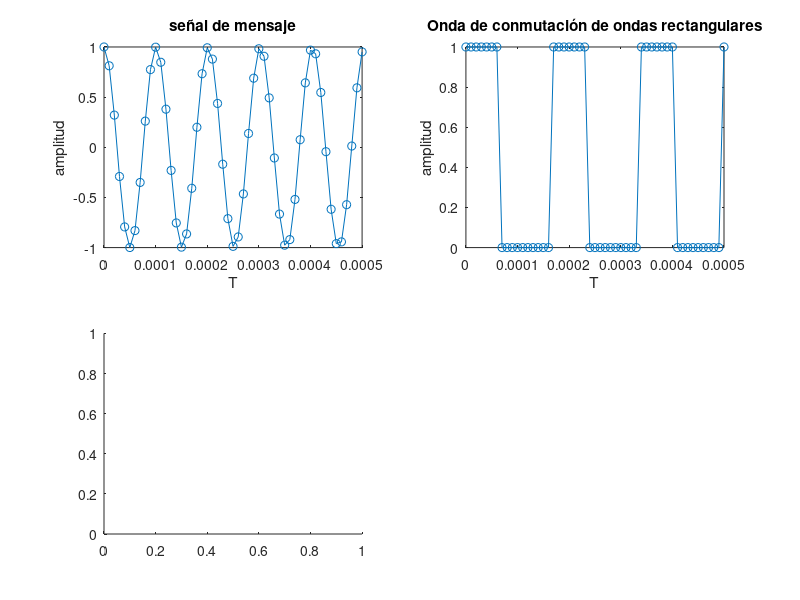

Recreate this plot in MATLAB. (Note: this script raises an error after producing the figure.)
fc=9900; %Frecuencia de la sinusoidal
fm=100000; %Frecuencia de muestreo 1/1e5Hz
fs=6000;   %Frecuencia de la cuadrada
t=0:1/fm:5/fc;% tiempo muestrado a 1e5 HZ, por 5 periodos de sinusoidal
d=0.7e-2*fs; %(tau / Ts) <=> (tau * fs) 
mt=cos(2*pi*fc*t); %Onda analogica sinusoidal
ct=0.5*square(2*pi*fs*t,d)+0.5;%Forma de onda de conmutación de ondas rectangulares
st=mt.*ct;
%figure(1)
%subplot(1,1,1); plot(t,mt,'-o'); title('señal de mensaje'); xlabel('T'); ylabel('amplitud'); */


%figure(2)
%subplot(2,2,1); plot(t,mt,'-o'); title('señal de mensaje'); xlabel('T'); ylabel('amplitud');
%subplot(2,2,2); plot(t,ct,'-o'); title('Onda de conmutación de ondas rectangulares'); xlabel('T'); ylabel('amplitud');
%subplot(2,2,3); plot(t,st1,'-o'); title('PAM muestreo natural'); xlabel('T'); ylabel('amplitud');



%%%%%%%%%%%%%%%%%%%%%%%  PAM muestreo instantaneo %%%%%%%%%%%%%%%%%%%%
for i = 2: length(t)
    if ct(i) == 1 && ct(i-1) == 0 %if the rising edge is detect_encoding    
        st(i) = ct(i) * mt(i); %sampling occurs
    elseif ct(i) == 1 && ct(i-1) == 1 %and while the carrier signal is 1
        st(i) = st(i-1); %the value of y1 remains constant
    else 
        st(i) = 0; %otherwise, st is zero
    end
end

%figure(3)
%subplot(2,1,1); plot(t,mt,'-o'); title('señal de mensaje'); xlabel('T'); ylabel('amplitud');
%subplot(2,1,2); plot(t,st,'-o'); xlabel('T'); ylabel('Amplitud'); title('PAM Muestreo instantaneo')

figure(4)
subplot(2,2,1); plot(t,mt,'-o'); title('señal de mensaje'); xlabel('T'); ylabel('amplitud');
subplot(2,2,2); plot(t,ct,'-o'); title('Onda de conmutación de ondas rectangulares'); xlabel('T'); ylabel('amplitud');
subplot(2,2,3); plot(t,st1,'-o'); title('PAM muestreo natural'); xlabel('T'); ylabel('amplitud');
subplot(2,2,4); plot(t,st,'-o'); xlabel('T'); ylabel('Amplitud'); title('PAM Muestreo instantaneo')

figure(5)
subplot(2,2,1); plot(t,fft(mt),'-o'); title('TF señal de mensaje'); xlabel('T'); ylabel('amplitud');
subplot(2,2,2); plot(t,fft(ct),'-o'); title('TF Onda de conmutación de ondas rectangulares'); xlabel('T'); ylabel('amplitud');
subplot(2,2,3); plot(t,fft(st1),'-o'); title('TF PAM muestreo natural'); xlabel('T'); ylabel('amplitud');
subplot(2,2,4); plot(t,fft(st),'-o'); xlabel('T'); ylabel('Amplitud'); title('TF PAM Muestreo instantaneo')